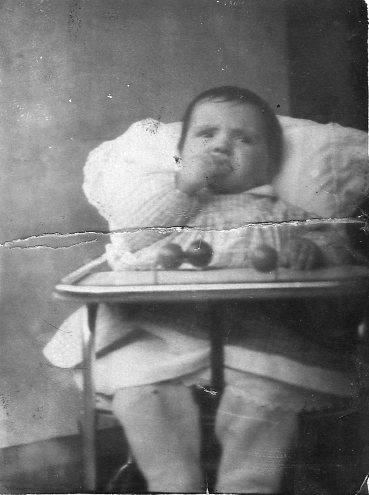
#> input picture Lab/Immagini/bebe.jpg, 369 x 495 px, found by its file name
$ python '11)Esercizio3.1.3.py'
#> lines starting #> are read from the running program, lines starting #| are printed output that depends on the picture; after the words box and inside, x2 and y2 are one past the last pixel; in counts of white or black regions, pixels touching at a corner belong together
# -*- coding: utf-8 -*-

import numpy as np # importa Numpy
import matplotlib.pyplot as plt # importa Matplotlib
import scipy.ndimage as ndi # importa Scipy per le immagini
import skimage.io as io # importa il modulo Input/Output di SK-Image
from skimage.util import random_noise
from skimage.exposure import equalize_hist
from skimage.transform import warp
from pathlib import Path
import myLibreria as my

path_immagini = Path(r"C:\Users\lucia\Desktop\FilePc\Uni\Magistrale\ESM\Laboratorio\Immagini_lab")

def enhanc(x,mask,k):
    X1 = mask * x
    a = 0.073
    b = 0.177
    h = ([[a,b,a],
          [b,0,b],
          [a,b,a]])

    for i in range(k):
        X2 = ndi.convolve(X1, h, mode = 'reflect') #immagine filtrata

        """ l'immagine finale è data dalla combinazione delle diverse immagini
            nei punti dati dalle maschere """

        X1 = (1-mask)*X2 + mask*X1 #nuova immagine

    return X1


""" carico immagine """
x = np.float64(io.imread(path_immagini/"bebe.jpg"))
#> x: shape (495, 369) float64; min 0, max 255, mean 119.7
plt.subplot(1,3,1); plt.imshow(x, clim = None, cmap = 'gray')

""" carico la maschera e la trasformo in maschera booleana"""
mask = np.float64(io.imread(path_immagini/"mask.bmp"))
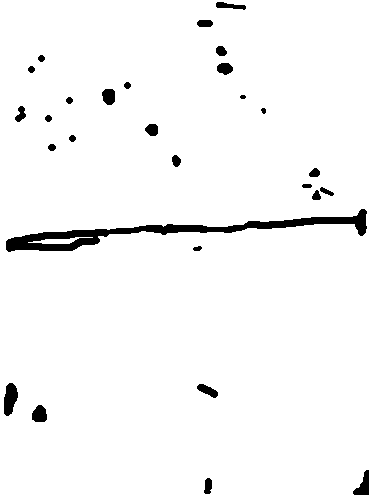
#> input picture Lab/Immagini/mask.bmp, 369 x 495 px, found by its file name
#> mask: shape (495, 369) float64; values 0 (black) and 1 (white), 96.8% white; 28 black regions, largest, box (x1, y1, x2, y2) and area: (6, 209, 367, 252) 3312, (4, 383, 18, 416) 331, (353, 470, 369, 495) 219
mask1 = mask >= 255
#> mask1: shape (495, 369) bool; every value is 0
plt.subplot(1,3,2); plt.imshow(mask, clim = [0,1], cmap = 'gray')

k = 100
y = enhanc(x, mask1, k)
#> in enhanc, `X1 = mask * x`: X1: shape (495, 369) float64; every value is 0
plt.subplot(1,3,3); plt.imshow(y, clim = None, cmap = 'gray')
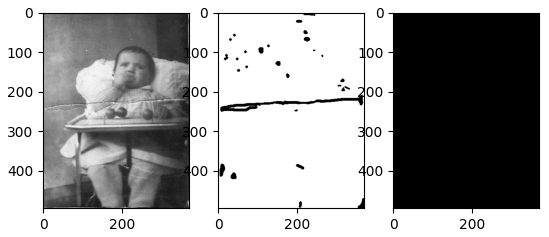
#> figure drawn by matplotlib, 3 panels
